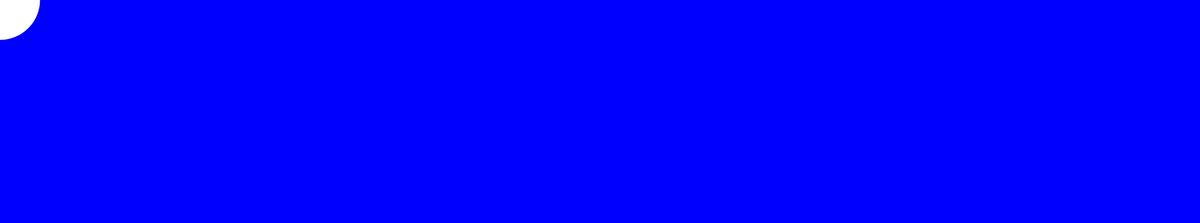
Frame 1 (no input)
Frame 60 (no input): identical to frame 1, image omitted
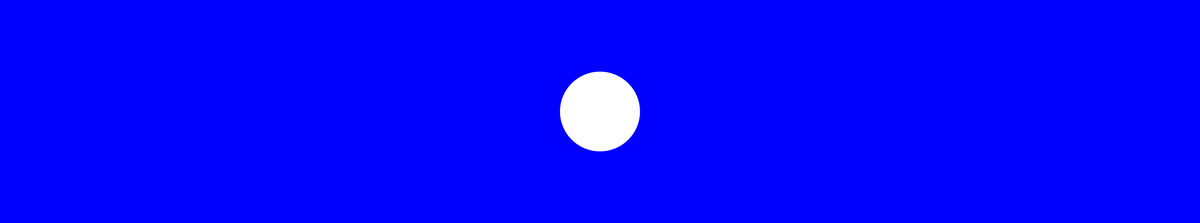
Frame 120 (the mouse pressed at the canvas centre since frame 60)

The p5.js sketch that drew these frames (run headless with seeded random() and noise() and a simulated clock; from frame 60 on, the mouse is pressed at the canvas centre):

// p5.js sketch
// ── sketch.js
var sm; // small screen boolean
var bg; // background color, chageable by keystroke
var c;  // current stroke color;
var diam, ellipseColor;
var invertCenter;

function setup() {
	if (windowWidth > 2000) {
		createCanvas(3840, 716);
		sm = false;
	} else {
		createCanvas(windowWidth, windowHeight);
		sm = true;
	}
	bg = color(255);
	c = color(0, 0, 255);
	renderBackground();
	diam = 0.5 * windowHeight;
	ellipseColor = c;
	noStroke();
}

function draw() {
	background(bg);
	renderBackground();
	noStroke();
	if (invertCenter) {
		noStroke()
		fill(red(c), green(c), blue(c), alpha(c));
		rect(windowWidth/3, 0, windowWidth/3, windowHeight);
		fill(bg);
		ellipse(mouseX, mouseY, diam, diam * 0.7);
		fill(255);
		ellipse(mouseX, mouseY, diam * 0.7, (diam * 0.7) );
		rectMode(CENTER);
		rect(mouseX, mouseY, diam * 0.5, (diam * 0.55555) * 0.5);
		rectMode(CORNER);
	} else {
		fill(ellipseColor);
		ellipse(mouseX, mouseY, diam, diam * 0.7);
fill(255);
		ellipse(mouseX, mouseY, diam * 0.7, (diam * 0.7) );

	}
}

function renderBackground() {
//	for (var i=0; i<windowWidth/3; i++) {
//		var alphaVal = map(i, 0, windowWidth/3, 0, 255);
//		stroke(red(c), green(c), blue(c), alphaVal);
//		line(i, 0, i, windowHeight);
//		line(windowWidth - i, 0, windowWidth - i, windowHeight);
//	}
	fill(c);
	rect(0, 0, windowWidth/3, windowHeight);
	rect(windowWidth/3, 0, windowWidth - windowWidth/3, windowHeight);
}

function keyTyped() {
	switch (key) {
		case '0':
				bg = color(0);
				break;
		case '1':
				bg = color(255);
				break;
		case '2':				// complimentary color
			//	var r = red(c);
			//	var g = green(c);
			//	var b = blue(c);
			//	var minRGB = min(r, min(g,b));
			//	var maxRGB = max(r, max(g, b));
			//	var minPlusMax = minRGB + maxRGB;
			//	bg = color(minPlusMax - r, minPlusMax - g, minPlusMax - b);
				colorMode(HSB, 255);
				bg = color(hue(c), saturation(c), brightness(c));
				colorMode(RGB, 255);
				break;
		case '3':				// analagous color
				colorMode(HSB, 255);
				bg = color(hue(c) * 0.5, saturation(c), brightness(c) * 0.5);
				colorMode(RGB, 255);
				break;
		case 'j':
				diam += 10;
				break;
		case 'k':
				diam -= 10;
				break;
		case 's':				// invert center paneli
				invertCenter = !invertCenter;
				break;
		default:
			console.log(key);
	}
}

function windowResized() {
	if(sm) {
		resizeCanvas(windowWidth, windowHeight);
	}
}
